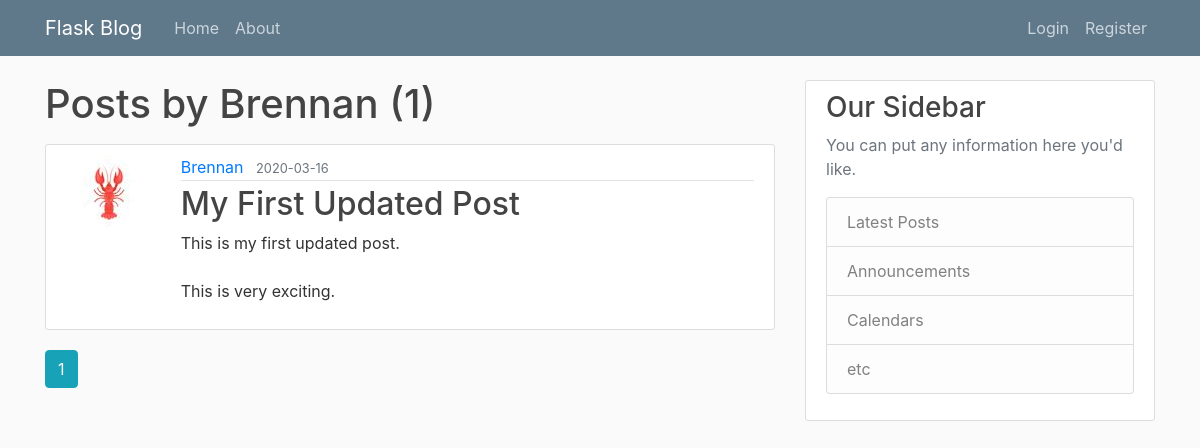
Page /user/Brennan on the earlier database version.
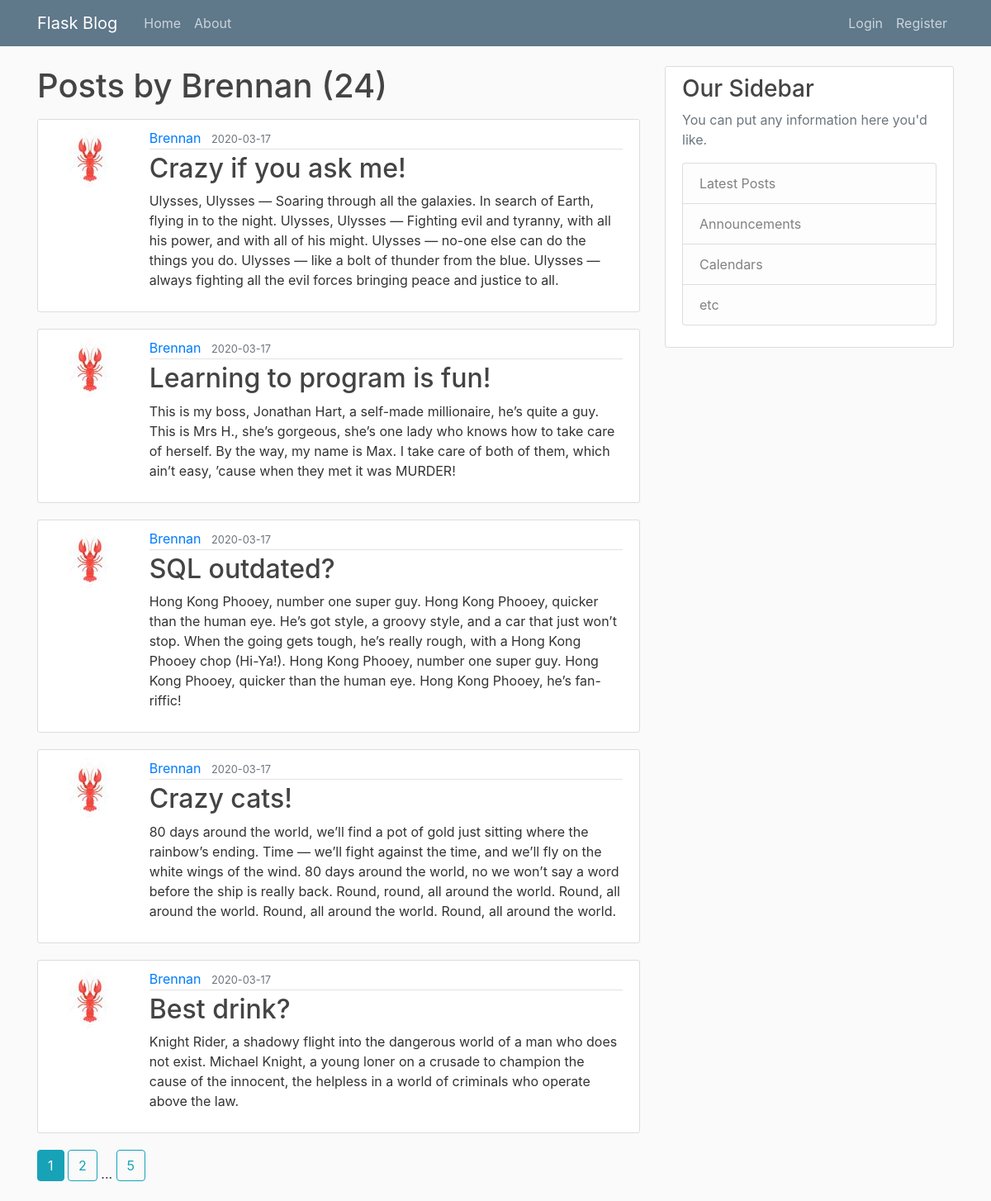
Same page on the later database version.
### flaskblog/models.py (models this page shows, shortened)
class User(db.Model, UserMixin):
    id = db.Column(db.Integer, primary_key=True)
    username = db.Column(db.String(20), unique=True, nullable=False)
    email = db.Column(db.String(120), unique=True, nullable=False)
    image_file = db.Column(db.String(20), nullable=False, default="default.jpg")
    password = db.Column(db.String(60), nullable=False)
    posts = db.relationship("Post", backref="author", lazy=True)

class Post(db.Model):
    id = db.Column(db.Integer, primary_key=True)
    title = db.Column(db.String(100), nullable=False)
    date_posted = db.Column(db.DateTime, nullable=False, default=datetime.utcnow)
    content = db.Column(db.Text, nullable=False)
    user_id = db.Column(db.Integer, db.ForeignKey("user.id"), nullable=False)

### flaskblog/users/routes.py (the view)
@users.route("/user/<string:username>")
def user_posts(username):
    page = request.args.get("page", 1, type=int)
    user = User.query.filter_by(username=username).first_or_404()
    posts = (
        Post.query.filter_by(author=user)
        .order_by(Post.date_posted.desc())
        .paginate(page=page, per_page=5)
    )
    return render_template("user_posts.html", posts=posts, user=user)

### flaskblog/templates/user_posts.html
{% extends "layout.html" %}
{% block content %}
<h1 class="mb-3">Posts by {{ user.username }} ({{ posts.total }})</h1>
{% for post in posts.items %}
<article class="media content-section">
    <div class="col-md-2">
        <img class="rounded-circle article-image"
            src="{{ url_for('static', filename='profile_pics/' + post.author.image_file) }}">
    </div>
    <div class="media-body">
        <div class="article-metadata">
            <a class="mr-2"
                href="{{ url_for('users.user_posts', username=post.author.username) }}">{{ post.author.username }}</a>
            <small class="text-muted">{{ post.date_posted.strftime('%Y-%m-%d') }}</small>
        </div>
        <h2><a class="article-title" href="{{ url_for('posts.post', post_id=post.id) }}">{{ post.title }}</a></h2>
        <p class="article-content">{{ post.content }}</p>
    </div>
</article>
{% endfor %}
{% for page_num in posts.iter_pages(left_edge=1, right_edge=1, left_current=1, right_current=2) %}
{% if page_num %}
{% if posts.page == page_num %}
<a class="btn btn-info mb-4"
    href="{{ url_for('users.user_posts', username=user.username, page=page_num) }}">{{ page_num }}</a>
{% else %}
<a class="btn btn-outline-info mb-4"
    href="{{ url_for('users.user_posts', username=user.username, page=page_num) }}">{{ page_num }}</a>
{% endif %}
{% else %}
...
{% endif %}
{% endfor %}
{% endblock content %}

### flaskblog/templates/layout.html (shortened to what this page needs)
<!DOCTYPE html>
<html>
<head>
    <link rel="stylesheet" href="https://stackpath.bootstrapcdn.com/bootstrap/4.4.1/css/bootstrap.min.css"
>
    <link rel="stylesheet" type='text/css' href='{{ url_for('static', filename="main.css") }}'>
</head>
<body>
    <header class="site-header">
        <nav class="navbar navbar-expand-md navbar-dark bg-steel fixed-top">
            <div class="container">
                <a class="navbar-brand mr-4" href="/">Flask Blog</a>
                <div class="collapse navbar-collapse" id="navbarToggle">
                    <div class="navbar-nav mr-auto">
                        <a class="nav-item nav-link" href="{{ url_for('main.home') }}">Home</a>
                        <a class="nav-item nav-link" href="{{ url_for('main.about') }}">About</a>
                    </div>
                    <div class="navbar-nav">
                        {% if current_user.is_authenticated %}
                        <a class="nav-item nav-link" href="{{ url_for('posts.new_post') }}">New Post</a>
                        <a class="nav-item nav-link" href="{{ url_for('users.account') }}">Account</a>
                        <a class="nav-item nav-link" href="{{ url_for('users.logout') }}">Logout</a>
                        {% else %}
                        <a class="nav-item nav-link" href="{{ url_for('users.login') }}">Login</a>
                        <a class="nav-item nav-link" href="{{ url_for('users.register') }}">Register</a>
                        {% endif %}
                    </div>
                </div>
            </div>
        </nav>
    </header>
    <main role="main" class="container">
        <div class="row">
            <div class="col-md-8">
                {% block content %}{% endblock %}
            </div>
            <div class="col-md-4">
                <div class="content-section">
                    <h3>Our Sidebar</h3>
                    <p class='text-muted'>You can put any information here you'd like.
                        <ul class="list-group">
                            <li class="list-group-item list-group-item-light">Latest Posts</li>
                            <li class="list-group-item list-group-item-light">Announcements</li>
                            <li class="list-group-item list-group-item-light">Calendars</li>
                            <li class="list-group-item list-group-item-light">etc</li>
                        </ul>
                    </p>
                </div>
            </div>
        </div>
    </main>
</body>
</html>

### flaskblog/static/main.css (style rules this page uses)
body { background: #fafafa; color: #333333; margin-top: 5rem; }
h1, h2, h3, h4, h5, h6 { color: #444444; }
.bg-steel { background-color: #5f788a; }
.site-header .navbar-nav .nav-link { color: #cbd5db; }
.content-section { background: #ffffff; padding: 10px 20px; border: 1px solid #dddddd; border-radius: 3px; margin-bottom: 20px; }
.article-title { color: #444444; }
.article-content { white-space: pre-line; }
.article-metadata { padding-bottom: 1px; margin-bottom: 4px; border-bottom: 1px solid #e3e3e3 }

Differences in the rows shown:
no longer on this page (row unchanged): Post: image_file (picture), author.username "Brennan", date_posted "2020-03-16", title "My First Updated Post", content "This is my first updated post. This is very exciting."
added Post: image_file (picture), author.username "Brennan", date_posted "2020-03-17", title "Crazy if you ask me!", content "Ulysses, Ulysses — Soaring through all the galaxies. In search of Earth, flying in to the night. Ulysses, Ulysses — Fighting evil and tyranny, with all his power, and with all of his might. Ulysses — no-one else can do the things you do. Ulysses — like a bolt of thunder from the blue. Ulysses — always fighting all the evil forces bringing peace and justice to all."
added Post: image_file (picture), author.username "Brennan", date_posted "2020-03-17", title "Learning to program is fun!", content "This is my boss, Jonathan Hart, a self-made millionaire, he’s quite a guy. This is Mrs H., she’s gorgeous, she’s one lady who knows how to take care of herself. By the way, my name is Max. I take care of both of them, which ain’t easy, ’cause when they met it was MURDER!"
added Post: image_file (picture), author.username "Brennan", date_posted "2020-03-17", title "SQL outdated?", content "Hong Kong Phooey, number one super guy. Hong Kong Phooey, quicker than the human eye. He’s got style, a groovy style, and a car that just won’t stop. When the going gets tough, he’s really rough, with a Hong Kong Phooey chop (Hi-Ya!). Hong Kong Phooey, number one super guy. Hong Kong Phooey, quicker than the human eye. Hong Kong Phooey, he’s fan-riffic!"
added Post: image_file (picture), author.username "Brennan", date_posted "2020-03-17", title "Crazy cats!", content "80 days around the world, we’ll find a pot of gold just sitting where the rainbow’s ending. Time — we’ll fight against the time, and we’ll fly on the white wings of the wind. 80 days around the world, no we won’t say a word before the ship is really back. Round, round, all around the world. Round, all around the world. Round, all around the world. Round, all around the world."
added Post: image_file (picture), author.username "Brennan", date_posted "2020-03-17", title "Best drink?", content "Knight Rider, a shadowy flight into the dangerous world of a man who does not exist. Michael Knight, a young loner on a crusade to champion the cause of the innocent, the helpless in a world of criminals who operate above the law."
Other differences:
{{ posts.total }}: "1" → "24"
new list line: "2"
new list line: "5"
